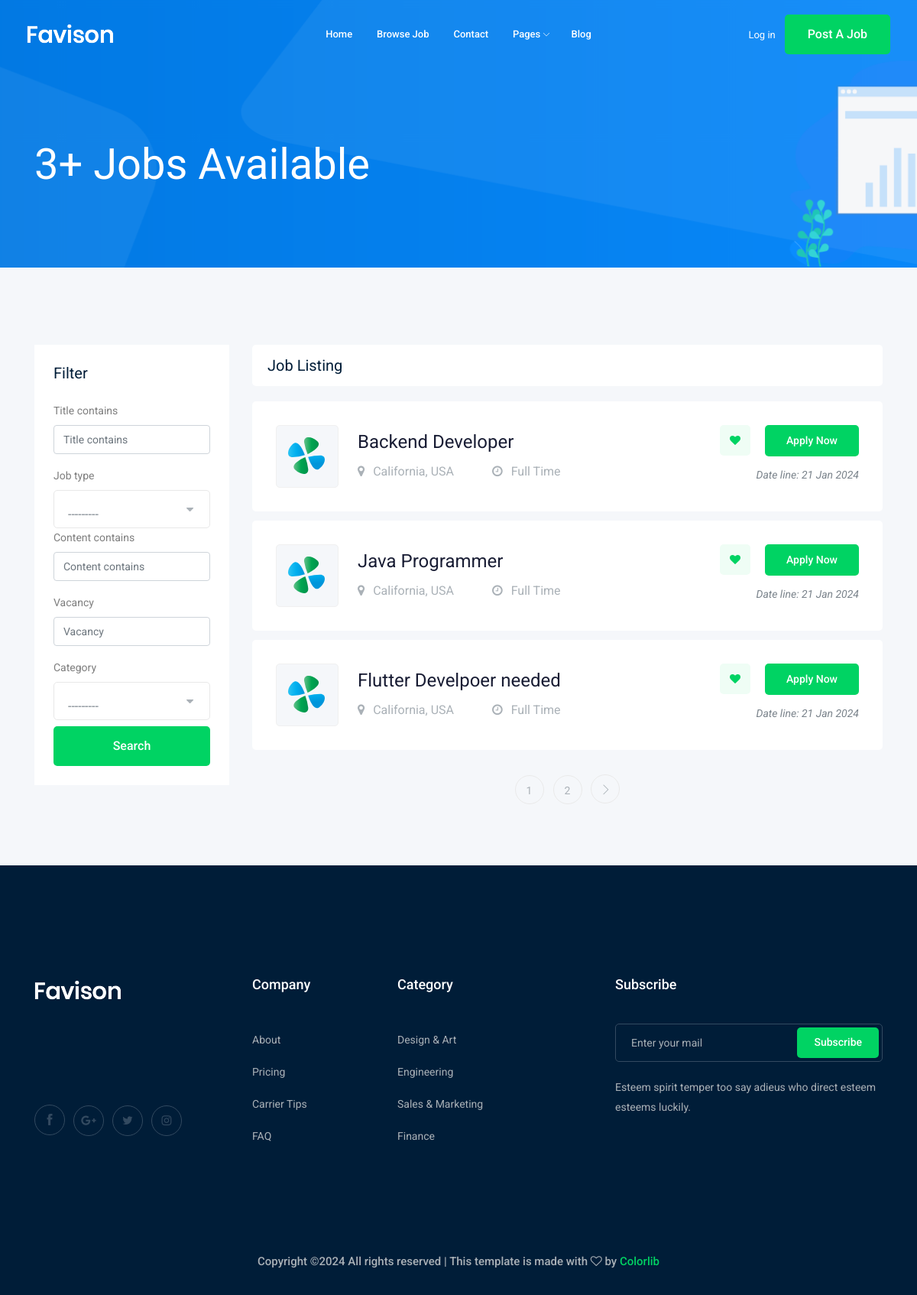
The page /jobs/ on the database as committed earlier.
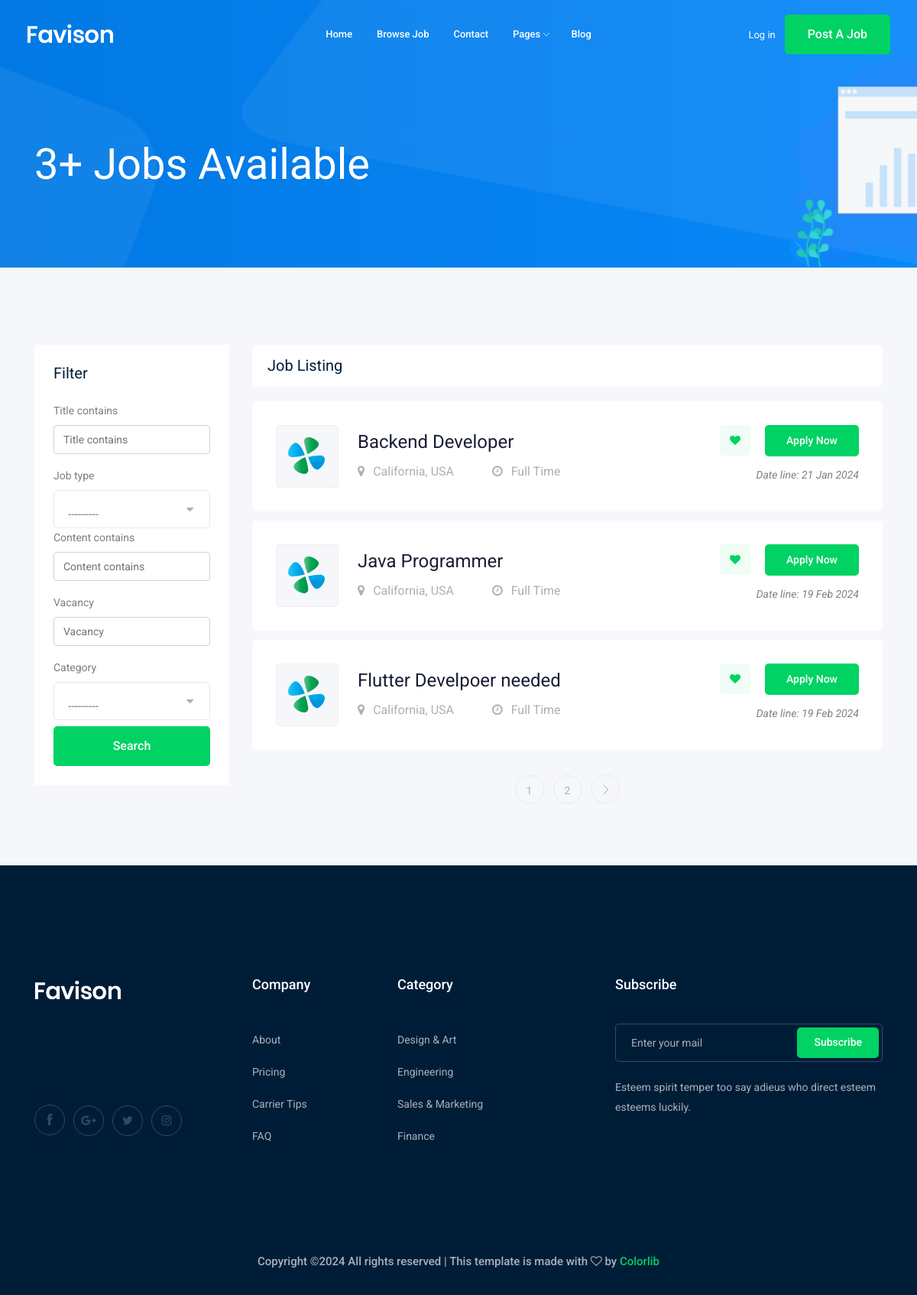
The same page on the database as committed later.
### job/models.py (models this page shows, shortened)
class Job (models.Model):
    owner = models.ForeignKey(User , verbose_name=("job_owner"), on_delete=models.CASCADE)
    title = models.CharField(max_length=50)
    job_type = models.CharField(max_length=50 , choices = JOB_TYPE)
    content = models.TextField(max_length=1000)
    published_at = models.DateTimeField(auto_now=True)
    vacancy = models.IntegerField(default=1)
    salary = models.IntegerField(default = 0)
    category = models.ForeignKey("Category", on_delete=models.CASCADE)
    image = models.ImageField(upload_to=image_upload)
    slug = models.SlugField(null = True , blank =True)

### job/views.py (the view)
# urls.py: path('',views.job_list, name='job_list'),
def job_list (request):
    job_list = Job.objects.all()
    myfilter = JobFilter(request.GET, queryset=Job.objects.all())
    job_list = myfilter.qs
    paginator = Paginator(job_list , 3)
    page_number = request.GET.get("page")
    page_obj = paginator.get_page(page_number)
    context = {
        'jobs' : page_obj
        ,"myfilter" : myfilter
    }
    return render(request , 'job/job_list.html', context )

### job/models.py (called while the page is built)
    def __str__(self):
        return self.name

### job/templates/job/job_list.html (shortened to what the changed rows need)
{% extends "base.html" %}
{% load bootstrap4 %}
{% block body %}
    <div class="job_listing_area plus_padding">
        <div class="container">
            <div class="row">
                <div class="col-lg-9">
                    <div class="job_lists m-0">
                        <div class="row">
                            {% for job in jobs  %}
                            <div class="col-lg-12 col-md-12">
                                <div class="single_jobs white-bg d-flex justify-content-between">
                                    <div class="jobs_left d-flex align-items-center">
                                        <div class="thumb">
                                            <img src="img/svg_icon/1.svg" alt="">
                                        </div>
                                        <div class="jobs_conetent">
                                            <a href="{% url "jobs:job_detail" job.slug %}"><h4>{{job.title}}</h4></a>
                                            <div class="links_locat d-flex align-items-center">
                                                <div class="location">
                                                    <p> <i class="fa fa-map-marker"></i> California, USA</p>
                                                </div>
                                                <div class="location">
                                                    <p> <i class="fa fa-clock-o"></i> {{job.job_type}}</p>
                                                </div>
                                            </div>
                                        </div>
                                    </div>
                                    <div class="jobs_right">
                                        <div class="apply_now">
                                            <a class="heart_mark" href="#"> <i class="fa fa-heart"></i> </a>
                                            <a href="{% url 'jobs:job_detail' job.slug %}" class="boxed-btn3">Apply Now</a>
                                        </div>
                                        <div class="date">
                                            <p>Date line: {{job.published_at|date:'d M Y'}}</p>
                                        </div>
                                    </div>
                                </div>
                            </div>
                            {% endfor %}
                        </div>
                    </div>
                </div>
            </div>
        </div>
    </div>
    {% endblock body %}

Rows that differ between the two databases and show on the page:
changed Job "Java Programmer": published_at "21 Jan 2024" → "19 Feb 2024"
changed Job "Flutter Develpoer needed": published_at "21 Jan 2024" → "19 Feb 2024"
